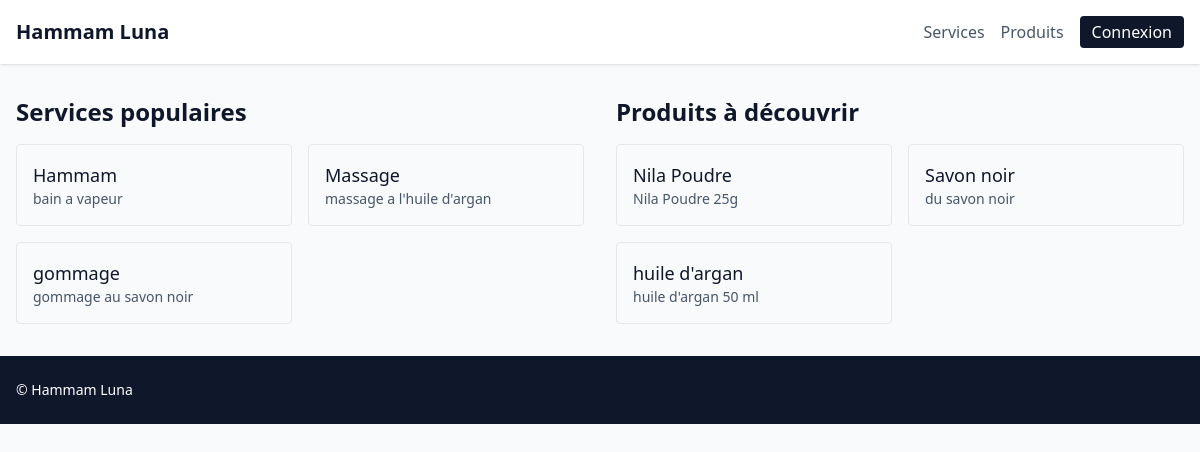
The page / on the database its author committed.
### apps/catalog/models.py (models this page shows, shortened)
class Service(TimeStampedModel):
    name = models.CharField(max_length=255)
    description = models.TextField(blank=True)
    duration_min = models.PositiveIntegerField()
    base_price = models.DecimalField(max_digits=8, decimal_places=2)
    is_active = models.BooleanField(default=True)
    provider = models.ForeignKey("people.Provider", null=True, blank=True, on_delete=models.SET_NULL, related_name="services")
    class Meta:
        ordering = ["name"]

class Product(TimeStampedModel):
    sku = models.CharField(max_length=50, unique=True)
    name = models.CharField(max_length=255)
    description = models.TextField(blank=True)
    price = models.DecimalField(max_digits=8, decimal_places=2)
    stock_qty = models.PositiveIntegerField(default=0)
    is_active = models.BooleanField(default=True)
    class Meta:
        ordering = ["name"]

### apps/core/front_views.py (the view)
# urls.py: path("", front_views.home, name="home"),
def home(request: HttpRequest) -> HttpResponse:
    services = Service.objects.filter(is_active=True).order_by("name")[:6]
    products = Product.objects.filter(is_active=True).order_by("name")[:6]
    return render(request, "front/home.html", {"services": services, "products": products})

### apps/core/context_processors.py (called while the page is built)
def settings_context(_request):
    return {
        "TWO_FACTOR_ENABLED": settings.TWO_FACTOR_ENABLED,
        "SITE_NAME": "Hammam Luna",
    }

### templates/front/home.html
{% extends "base.html" %}
{% block content %}
<div class="grid gap-8 lg:grid-cols-2">
    <section>
        <h2 class="text-2xl font-semibold mb-4">Services populaires</h2>
        <div class="grid gap-4 md:grid-cols-2">
            {% for service in services %}
                <a href="{% url 'front:service_detail' service.pk %}" class="border rounded p-4 hover:shadow">
                    <h3 class="text-lg font-medium">{{ service.name }}</h3>
                    <p class="text-sm text-slate-600">{{ service.description|truncatewords:20 }}</p>
                </a>
            {% empty %}
                <p>Aucun service disponible.</p>
            {% endfor %}
        </div>
    </section>
    <section>
        <h2 class="text-2xl font-semibold mb-4">Produits à découvrir</h2>
        <div class="grid gap-4 md:grid-cols-2">
            {% for product in products %}
                <a href="{% url 'front:product_detail' product.pk %}" class="border rounded p-4 hover:shadow">
                    <h3 class="text-lg font-medium">{{ product.name }}</h3>
                    <p class="text-sm text-slate-600">{{ product.description|truncatewords:20 }}</p>
                </a>
            {% empty %}
                <p>Aucun produit disponible.</p>
            {% endfor %}
        </div>
    </section>
</div>
{% endblock %}

### templates/base.html (shortened to what this page needs)
<!DOCTYPE html>
<html lang="fr" class="h-full" data-theme="light">
<head>
    <script src="https://cdn.tailwindcss.com"></script>
    <link rel="stylesheet" href="https://cdn.jsdelivr.net/npm/@tabler/icons-webfont@latest/tabler-icons.min.css">
</head>
<body class="min-h-full bg-slate-50 text-slate-900">
<header class="bg-white shadow">
    <div class="mx-auto max-w-7xl px-4 py-4 flex items-center justify-between">
        <a href="/" class="text-xl font-semibold">Hammam Luna</a>
        <nav class="flex items-center space-x-4">
            <a href="{% url 'front:services' %}" class="text-slate-600 hover:text-slate-900">Services</a>
            <a href="{% url 'front:products' %}" class="text-slate-600 hover:text-slate-900">Produits</a>
            {% if user.is_authenticated %}
                <a href="{% url 'front:profile' %}" class="text-slate-600 hover:text-slate-900">Mon compte</a>
                <form method="post" action="{% url 'account_logout' %}">
                    {% csrf_token %}
                    <button class="px-3 py-1 rounded bg-slate-900 text-white">Déconnexion</button>
                </form>
            {% else %}
                <a href="{% url 'account_login' %}" class="px-3 py-1 rounded bg-slate-900 text-white">Connexion</a>
            {% endif %}
        </nav>
    </div>
</header>
<main class="mx-auto max-w-7xl px-4 py-8">
    {% block content %}{% endblock %}
</main>
<footer class="bg-slate-900 text-white">
    <div class="mx-auto max-w-7xl px-4 py-6 text-sm">&copy; {{ now|date:"Y" }} Hammam Luna</div>
</footer>
</body>
</html>

### rows shown on the page
Service: name "Hammam", description "bain a vapeur"
Service: name "Massage", description "massage a l'huile d'argan"
Service: name "gommage", description "gommage au savon noir"
Product: name "Nila Poudre", description "Nila Poudre 25g"
Product: name "Savon noir", description "du savon noir"
Product: name "huile d'argan", description "huile d'argan 50 ml"
